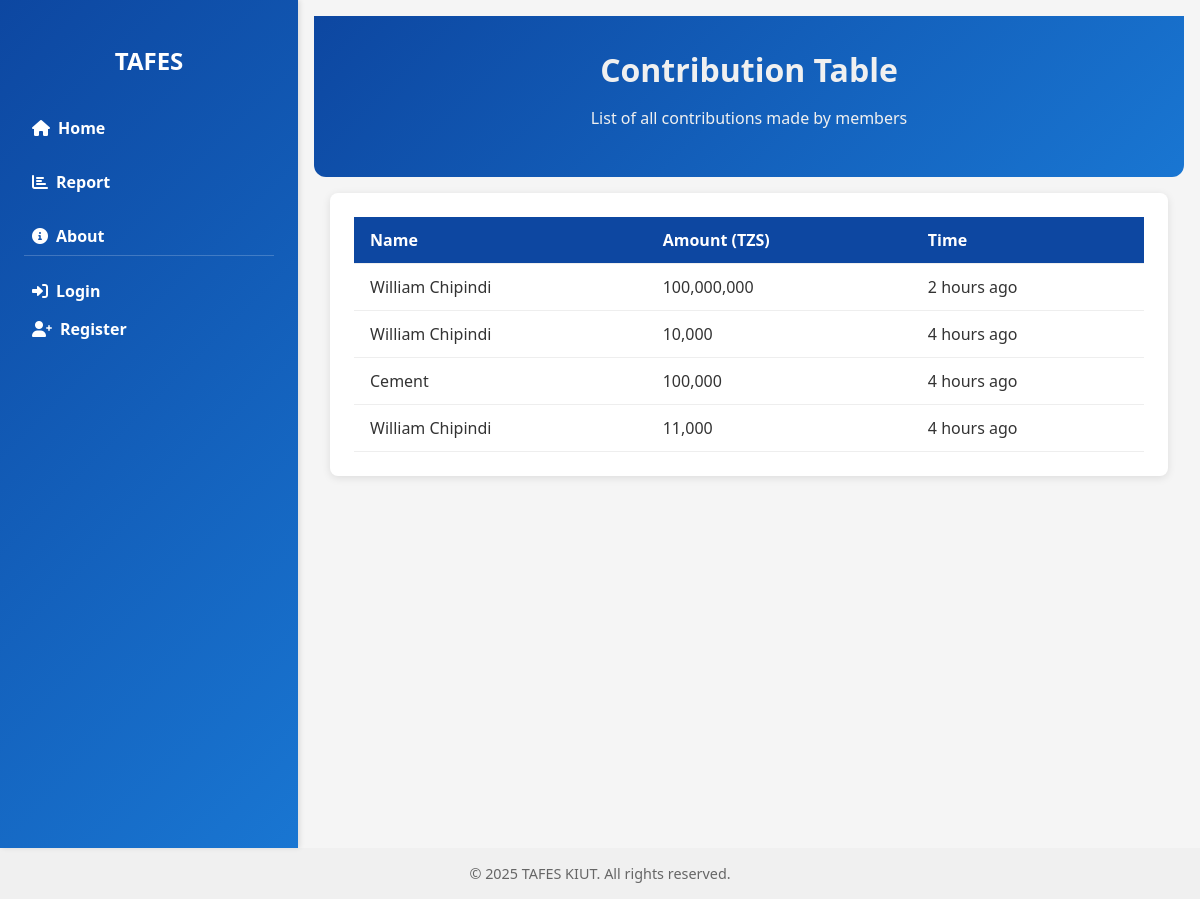
/contributions/, run on the app's committed database.
### fundapp/models.py (models this page shows, shortened)
class Contribution(models.Model):
    name = models.CharField(max_length=100)
    amount = models.PositiveIntegerField()
    timestamp = models.DateTimeField(auto_now_add=True)

### fundapp/views.py (the view)
# urls.py: path('contributions/', views.contribution_list, name='contribution_list'),
def contribution_list(request):
    contributions = Contribution.objects.all().order_by('-timestamp')  # most recent first
    return render(request, 'table.html', {'contributions': contributions})

### fundapp/templates/table.html (shortened to what this page needs)
{% load humanize %}
<!DOCTYPE html>
<html lang="en">
<head>
</head>
<body>
<div class="layout">
    <div class="sidebar" id="sidebar">
        <div class="sidebar-header">
            <h2>TAFES</h2>
        </div>
        <div class="sidebar-links">
            <a href="/"><i class="fas fa-home"></i> Home</a>
            <a href="#"><i class="fas fa-chart-bar"></i> Report</a>
            <a href="#"><i class="fas fa-info-circle"></i> About</a>
        </div>
        <div class="user-info">
            {% if user.is_authenticated %}
                <a href="{% url 'logout' %}"><i class="fas fa-sign-out-alt"></i> Logout</a>
            {% else %}
                <a href="{% url 'login' %}"><i class="fas fa-sign-in-alt"></i> Login</a>
                <a href="{% url 'register' %}"><i class="fas fa-user-plus"></i> Register</a>
            {% endif %}
        </div>
    </div>
    <div class="main-content">
        <header>
            <h1 style="color: #f0f0f0;">Contribution Table</h1>
            <p style="color: #f0f0f0;">List of all contributions made by members</p>
        </header>
        <div class="container">
            <div class="table-container">
                <table>
                    <thead>
                        <tr>
                            <th>Name</th>
                            <th>Amount (TZS)</th>
                            <th>Time</th>
                        </tr>
                    </thead>
                    <tbody>
                        {% for contribution in contributions %}
                            <tr>
                                <td>{{ contribution.name }}</td>
                                <td>{{ contribution.amount|intcomma }}</td>
                                <td>{{ contribution.timestamp|naturaltime }}</td>
                            </tr>
                        {% empty %}
                            <tr>
                                <td colspan="3">No contributions yet.</td>
                            </tr>
                        {% endfor %}
                    </tbody>
                </table>
            </div>
        </div>
    </div>
</div>
<footer>
    &copy; {{ year|default:2025 }} TAFES KIUT. All rights reserved.
</footer>
<link rel="stylesheet" href="https://cdnjs.cloudflare.com/ajax/libs/font-awesome/6.0.0-beta3/css/all.min.css">
</body>
</html>

### fundapp/templates/table.html (style rules this page uses)
:root { --primary: #0d47a1; --accent: #1976d2; --light: #f5f5f5; --text: #333; }
body { margin: 0; font-family: 'Segoe UI', sans-serif; background-color: var(--light); color: var(--text); min-height: 100vh; display: flex; flex-direction: column; }
.layout { display: flex; flex: 1; }
.sidebar { width: 250px; background: linear-gradient(135deg, var(--primary), var(--accent)); color: white; padding: 1.5rem; box-shadow: 2px 0 5px rgba(0, 0, 0, 0.1); height: 100vh; position: sticky; top: 0; flex-shrink: 0; z-index: 1000; }
.sidebar-header { text-align: center; margin-bottom: 2rem; }
.sidebar-links { display: flex; flex-direction: column; gap: 1rem; }
.sidebar-links a, .user-info a { color: white; text-decoration: none; font-weight: 600; padding: 0.5rem; border-radius: 4px; transition: background-color 0.3s; display: flex; align-items: center; gap: 0.5rem; }
.user-info { margin-top: auto; padding-top: 1rem; border-top: 1px solid rgba(255, 255, 255, 0.2); }
.main-content { flex: 1; padding: 1rem; }
header { background: linear-gradient(135deg, var(--primary), var(--accent)); color: white; padding: 2rem 1rem; text-align: center; border-radius: 0 0 12px 12px; }
header h1 { margin: 0; font-size: 2rem; }
.container { padding: 1rem; max-width: 100%; margin: 0 auto; box-sizing: border-box; }
.table-container { background: white; padding: 1.5rem; border-radius: 8px; box-shadow: 0 2px 8px rgba(0,0,0,0.1); overflow-x: auto; }
table { width: 100%; border-collapse: collapse; min-width: 600px; }
th, td { padding: 0.75rem 1rem; text-align: left; border-bottom: 1px solid #eee; }
th { background: var(--primary); color: white; font-weight: bold; }
footer { text-align: center; padding: 1rem; background: #f0f0f0; color: #666; font-size: 0.9rem; }

### data on the page
Contribution: name "William Chipindi", amount "100,000,000", timestamp "2 hours ago"
Contribution: name "William Chipindi", amount "10,000", timestamp "4 hours ago"
Contribution: name "Cement", amount "100,000", timestamp "4 hours ago"
Contribution: name "William Chipindi", amount "11,000", timestamp "4 hours ago"

### other printed values
{{ year|default:2025 }} "2025"
